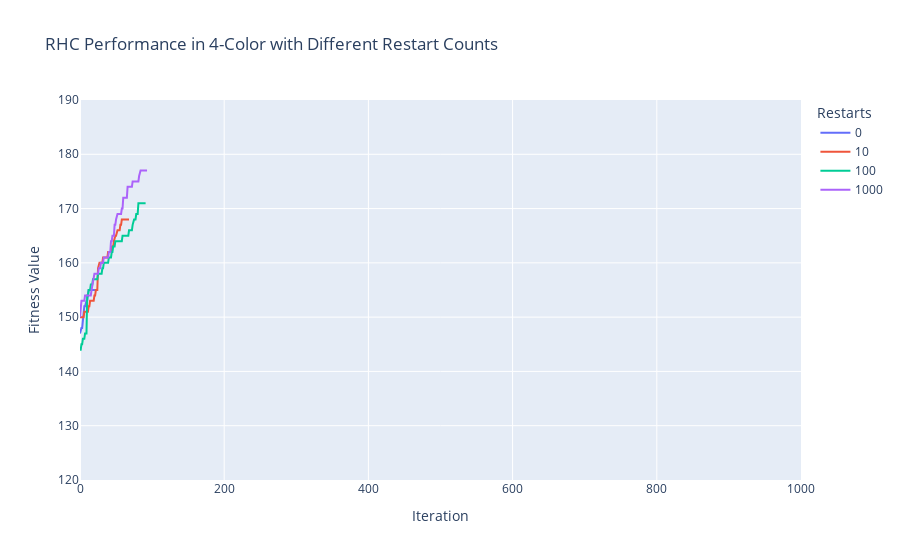

The notebook cell saved with this chart:
### Code cell


### Figure 1 — Plotly figure (JSON) as saved in the notebook; plotly's stock layout.template omitted (floating-point values rounded to 4 significant figures)
{"data": [{"hovertemplate": "Restarts=0<br>Iteration=%{x}<br>Fitness Value=%{y}<extra></extra>", "legendgroup": "0", "line": {"color": "#636efa", "dash": "solid"}, "mode": "lines", "name": "0", "orientation": "v", "showlegend": true, "type": "scatter", "x": [0, 1, 2, 3, 4, 5, 6, 7, 8, 9, 10, 11, 12, 13, 14, 15, 16, 17, 18, 19, 20, 21], "xaxis": "x", "y": [147, 148, 148, 148, 150, 151, 152, 152, 153, 153, 153, 155, 155, 155, 155, 155, 155, 155, 155, 155, 155, 155], "yaxis": "y"}, {"hovertemplate": "Restarts=10<br>Iteration=%{x}<br>Fitness Value=%{y}<extra></extra>", "legendgroup": "10", "line": {"color": "#EF553B", "dash": "solid"}, "mode": "lines", "name": "10", "orientation": "v", "showlegend": true, "type": "scatter", "x": [0, 1, 2, 3, 4, 5, 6, 7, 8, 9, 10, 11, 12, 13, 14, 15, 16, 17, 18, 19, 20, 21, 22, 23, 24, 25, 26, 27, 28, 29, 30, 31, 32, 33, 34, 35, 36, 37, 38, 39, 40, 41, 42, 43, 44, 45, 46, 47, 48, 49, 50, 51, 52, 53, 54, 55, 56, 57, 58, 59, 60, 61, 62, 63, 64, 65, 66, 67, 68], "xaxis": "x", "y": [150, 150, 150, 150, 150, 150, 151, 151, 151, 151, 151, 151, 152, 152, 153, 153, 153, 153, 153, 153, 154, 154, 155, 155, 155, 159, 160, 160, 160, 160, 160, 160, 161, 161, 161, 161, 161, 161, 161, 162, 162, 162, 162, 162, 163, 163, 163, 164, 165, 165, 165, 166, 166, 166, 166, 166, 167, 167, 168, 168, 168, 168, 168, 168, 168, 168, 168, 168, 168], "yaxis": "y"}, {"hovertemplate": "Restarts=100<br>Iteration=%{x}<br>Fitness Value=%{y}<extra></extra>", "legendgroup": "100", "line": {"color": "#00cc96", "dash": "solid"}, "mode": "lines", "name": "100", "orientation": "v", "showlegend": true, "type": "scatter", "x": [0, 1, 2, 3, 4, 5, 6, 7, 8, 9, 10, 11, 12, 13, 14, 15, 16, 17, 18, 19, 20, 21, 22, 23, 24, 25, 26, 27, 28, 29, 30, 31, 32, 33, 34, 35, 36, 37, 38, 39, 40, 41, 42, 43, 44, 45, 46, 47, 48, 49, 50, 51, 52, 53, 54, 55, 56, 57, 58, 59, 60, 61, 62, 63, 64, 65, 66, 67, 68, 69, 70, 71, 72, 73, 74, 75, 76, 77, 78, 79, 80, 81, 82, 83, 84, 85, 86, 87, 88, 89, 90, 91], "xaxis": "x", "y": [144, 144, 145, 145, 146, 146, 146, 147, 147, 147, 154, 154, 155, 155, 155, 156, 156, 156, 157, 157, 157, 157, 157, 157, 157, 158, 158, 158, 158, 158, 158, 159, 159, 160, 160, 160, 160, 160, 160, 160, 161, 161, 161, 161, 162, 162, 163, 163, 163, 164, 164, 164, 164, 164, 164, 164, 164, 164, 164, 165, 165, 165, 165, 165, 165, 165, 165, 165, 166, 166, 166, 166, 166, 167, 168, 168, 168, 168, 169, 169, 169, 171, 171, 171, 171, 171, 171, 171, 171, 171, 171, 171], "yaxis": "y"}, {"hovertemplate": "Restarts=1000<br>Iteration=%{x}<br>Fitness Value=%{y}<extra></extra>", "legendgroup": "1000", "line": {"color": "#ab63fa", "dash": "solid"}, "mode": "lines", "name": "1000", "orientation": "v", "showlegend": true, "type": "scatter", "x": [0, 1, 2, 3, 4, 5, 6, 7, 8, 9, 10, 11, 12, 13, 14, 15, 16, 17, 18, 19, 20, 21, 22, 23, 24, 25, 26, 27, 28, 29, 30, 31, 32, 33, 34, 35, 36, 37, 38, 39, 40, 41, 42, 43, 44, 45, 46, 47, 48, 49, 50, 51, 52, 53, 54, 55, 56, 57, 58, 59, 60, 61, 62, 63, 64, 65, 66, 67, 68, 69, 70, 71, 72, 73, 74, 75, 76, 77, 78, 79, 80, 81, 82, 83, 84, 85, 86, 87, 88, 89, 90, 91, 92, 93], "xaxis": "x", "y": [150, 152, 153, 153, 153, 153, 153, 154, 154, 154, 154, 154, 154, 154, 154, 154, 155, 156, 156, 157, 158, 158, 158, 158, 158, 158, 159, 159, 159, 160, 160, 160, 160, 161, 161, 161, 161, 161, 161, 161, 162, 162, 162, 164, 164, 165, 165, 165, 167, 167, 168, 169, 169, 169, 169, 169, 169, 169, 170, 170, 172, 172, 172, 172, 172, 172, 174, 174, 174, 174, 174, 174, 174, 175, 175, 175, 175, 175, 175, 175, 175, 175, 176, 177, 177, 177, 177, 177, 177, 177, 177, 177, 177, 177], "yaxis": "y"}], "layout": {"legend": {"title": {"text": "Restarts"}, "tracegroupgap": 0}, "title": {"text": "RHC Performance in 4-Color with Different Restart Counts"}, "xaxis": {"anchor": "y", "domain": [0, 1], "range": [0, 1000], "title": {"text": "Iteration"}}, "yaxis": {"anchor": "x", "domain": [0, 1], "range": [120, 190], "title": {"text": "Fitness Value"}}}}
